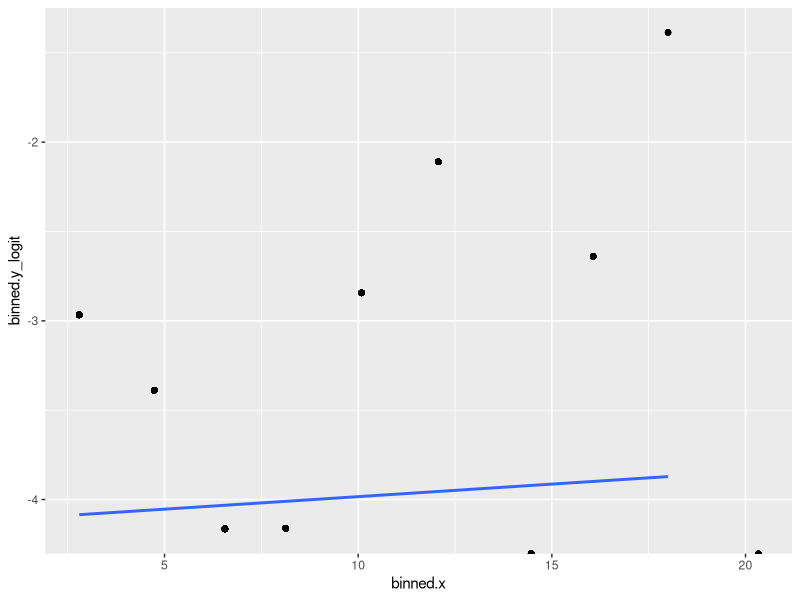

This figure's R source: (Note: this script raises an error after producing the figure.)
## ---- chunk 1
data <- read.csv("data.csv")

library(tidyverse)
library(broom)
library(gtools)
## ---- chunk 2
# Create binary diabetes variable -- 1 = has diabetes, 0 = does not have diabetes
data_binary <- data %>% 
  mutate(diab_binary = ifelse(years > 0, 1, 0))

# Fit logistic model
model_logistic <- glm(diab_binary ~ HRSLEEP + depfreq_often + depfreq_monthly + I(HRSLEEP*depfreq_often) + I(HRSLEEP*depfreq_monthly) + log(AGE) + SEX + BMI + activity_score + health_binary + income_high + income_middle + race_asian + race_black + race_na, family = binomial, data = data_binary)

summary(model_logistic)

# Data 1: only women
data1 <- data_binary %>% 
  filter(SEX == 1)

model_logistic1 <- glm(diab_binary ~ HRSLEEP + depfreq_often + depfreq_monthly + I(HRSLEEP*depfreq_often) + I(HRSLEEP*depfreq_monthly) + log(AGE) + SEX + BMI + activity_score + income_high + income_middle + race_asian + race_black + race_na, family = binomial, data = data1)

summary(model_logistic1)

# Results for data1:
# HRSLEEP significant at 0.10 level, p-value = 0.094166
# depfreq_often significant at 0.01 level, p-value = 0.003030
# I(HRSLEEP * depfreq_often) significant at 0.05 level, p-value = 0.031241

# Data 2: only men
data2 <- data_binary %>% 
  filter(SEX == 0)

model_logistic2 <- glm(diab_binary ~ HRSLEEP + depfreq_often + depfreq_monthly + I(HRSLEEP*depfreq_often) + I(HRSLEEP*depfreq_monthly) + log(AGE) + SEX + BMI + activity_score + income_high + income_middle + race_asian + race_black + race_na, family = binomial, data = data2)

summary(model_logistic2)

# Result for data2: nothing of interest is significant

model2 <- glm(diab_binary ~ HRSLEEP + depfreq_often + depfreq_monthly, data = data_binary, family = binomial)
summary(model2)
            
## ---- chunk 3
# Code from 18-simplelogistic-lab activity to generate x and y values for plot to check for linearity
data_bin <- data_binary %>%
  # Break HRSLEEP into 10 bins
  mutate(HRSLEEP_group = cut(HRSLEEP, breaks=10)) %>% 
  group_by(HRSLEEP_group) %>%
  # calculate mean HRSLEEP value and proportion obese in each bin
  mutate(binned.y = mean(diab_binary), binned.x = mean(HRSLEEP)) %>% 
  # transform binned.y from proportion to log(odds)
  mutate(binned.y_logit = logit(binned.y))

# Create plot of log(odds) verus age
ggplot(data_bin, aes(x = binned.x, y = binned.y_logit)) +
  geom_point() + 
  geom_smooth(method = lm, se = FALSE)
## ---- chunk 4
data.cor = cor(data_binary)
## ---- chunk 5
exp(confint(model_logistic))
## ---- chunk 6
# Load necessary package
require(lmtest)
lrtest(model_logistic)
## ---- chunk 7
# code from Logistic Regression visualization practice activity 4/20/20
preds <- augment(x=model_logistic, type.predict = "response") %>%
  mutate(lci=`.fitted`-(1.96*`.se.fit`),
         uci=`.fitted`+(1.96*`.se.fit`)) %>%
  rename(prob=`.fitted`)

# probs<- preds %>%
#   select(prob,lci,uci, worfreq_binary , HRSLEEP, BMI_binary)
# 
# library(InformationValue)
# Concordance(probs$BMI_binary, probs$prob)
